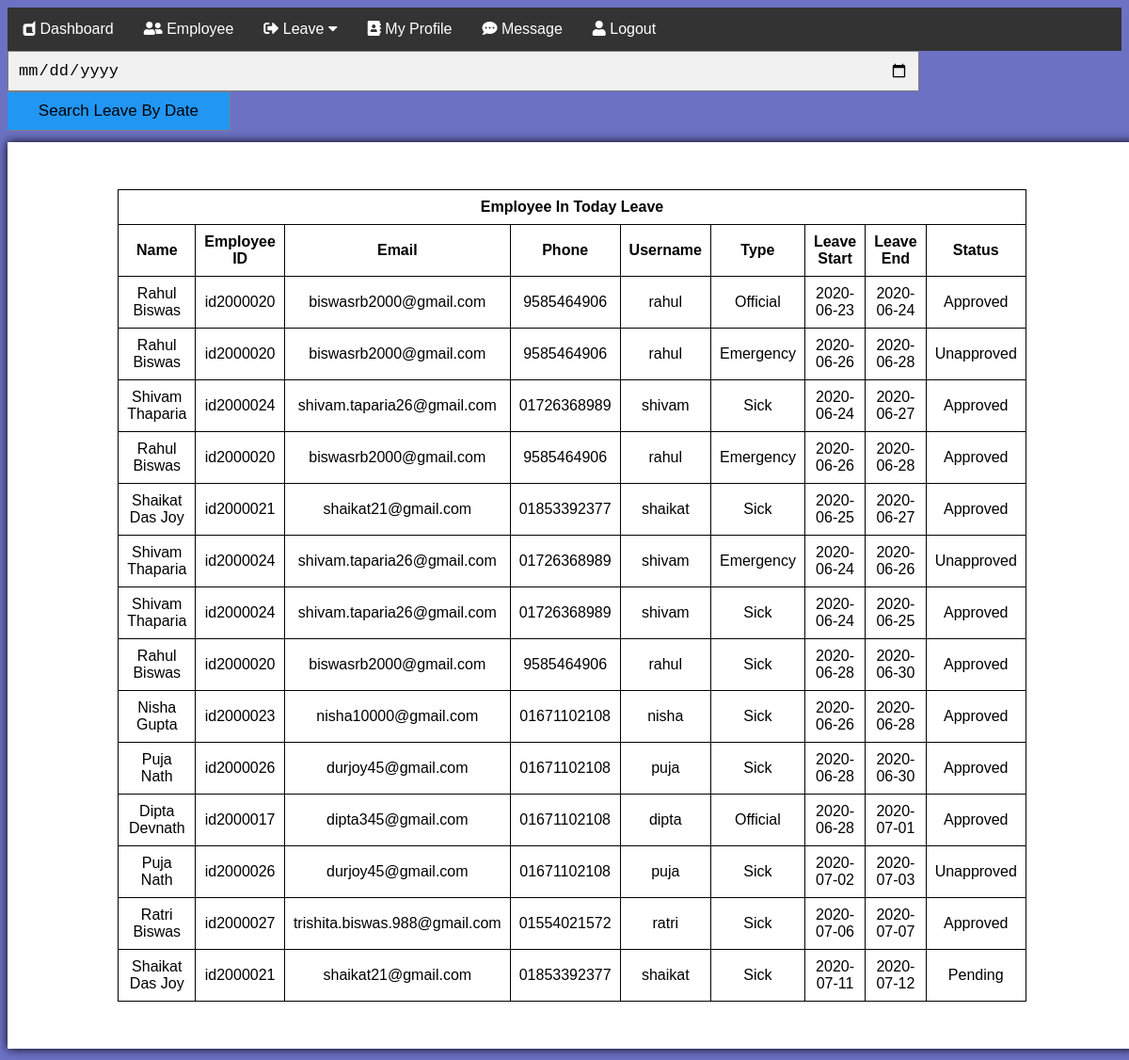
The app's page /searchleave.php with its own data.
### tables this page shows
CREATE TABLE `apply` (
  `id` int(120) NOT NULL,
  `name` varchar(120) NOT NULL,
  `emp` varchar(120) NOT NULL,
  `email` varchar(120) NOT NULL,
  `phn` varchar(120) NOT NULL,
  `username` varchar(120) NOT NULL,
  `type` varchar(120) NOT NULL,
  `start` date NOT NULL DEFAULT current_timestamp(),
  `end` date NOT NULL,
  `status` varchar(120) NOT NULL
);

### searchleave.php (the view, shortened to what this page needs)
<!DOCTYPE html>
<html>
<head>
<link rel="stylesheet" href="https://cdnjs.cloudflare.com/ajax/libs/font-awesome/5.12.1/css/all.min.css">
<link href="style.css" rel="stylesheet" type="text/css">
</head>
<body>
<div class="navbar" id="mynavbar">
  <a href="dashboard.php"><i class="fab fa-dashcube"></i> Dashboard</a>
  <a href="add.php"><i class="fas fa-user-friends"></i> Employee</a>
  <div class="dropdown">
    <button class="dropbtn"><i class="fas fa-sign-out-alt"></i> Leave
      <i class="fa fa-caret-down"></i>
    </button>
  </div>
  <a href="profile.php"><i class="fas fa-address-book"></i> My Profile</a>
  <a href="msg.php"><i class="fas fa-comment-dots"></i>  Message</a>
  <a href="logout.php"> <i class="fas fa-user"></i>  Logout</a>
</div>
<form class="example" action="" method="GET">
  <input type="date" placeholder="Search.." name="start">
  <input type="submit" name="search" value="Search Leave By Date"></i>
</form>
<div class="box">
<center>
<div class="table">
    <table id="customers">
    <tr>
    <th colspan="13"  style="text-align:center"> Employee In Today Leave</th></tr>
        <tr>
        <tr>
          <th style="text-align:center">Name</th>
          <th style="text-align:center">Employee ID</th>
          <th style="text-align:center">Email</th>
          <th style="text-align:center">Phone</th>
          <th style="text-align:center">Username</th>
          <th style="text-align:center">Type</th>
          <th style="text-align:center">Leave Start</th>
          <th style="text-align:center">Leave End</th>
          <th style="text-align:center">Status</th>
</tr>
        <?php
$connection = mysqli_connect("localhost","root","");
   if(isset($_GET['search']))
   {
       $start = $_GET['start'];
       $q = "select * from apply where start like '%$start%' ";
   }
   else{
       $q = "select * from apply ";
   }
$query = mysqli_query($connection,$q);
while($res = mysqli_fetch_array($query)){
  ?>
  <td style="text-align:center"> <?php echo $res['name'];  ?> </td>
 <td style="text-align:center"> <?php echo $res['emp'];  ?> </td>
 <td style="text-align:center"> <?php echo $res['email'];  ?> </td>
 <td style="text-align:center"> <?php echo $res['phn'];  ?> </td>
 <td style="text-align:center"> <?php echo $res['username'];  ?> </td>
 <td style="text-align:center"> <?php echo $res['type'];  ?> </td>
 <td style="text-align:center"> <?php echo $res['start'];  ?> </td>
 <td style="text-align:center"> <?php echo $res['end'];  ?> </td>
 <td style="text-align:center"> <?php echo $res['status'];  ?> </td>
        </tr>
<?php
}
 ?>
          </table>
</center>
</div>
</body>
</html>

### style.css (style rules this page uses)
body { font-family: Arial, Helvetica, sans-serif; background-color:#6c71c4; }
.navbar { overflow: hidden; background-color: #333; }
.navbar a { float: left; font-size: 16px; color: white; text-align: center; padding: 14px 16px; text-decoration: none; }
.dropdown { float: left; overflow: hidden; }
.dropdown .dropbtn { font-size: 16px; border: none; outline: none; color: white; padding: 14px 16px; background-color: inherit; font-family: inherit; margin: 0; }

### searchleave.php (style rules this page uses)
form.example input[type=date] { padding: 10px; font-size: 17px; border: 1px solid grey; float: left; width: 80%; background: #f1f1f1; }
form.example input[type=submit] { float: left; width: 20%; padding: 10px; background: #2196F3; color: black; font-size: 17px; border: 1px solid grey; border-left: none; cursor: pointer; }
form.example::after { content: ""; clear: both; display: table; }
table, th, td { border: 1px solid black; border-collapse: collapse; width: 60%; }
th, td { padding: 9px; text-align: left; }
.box { width:1100px; padding: 50px; background: white; margin: 150px auto; box-shadow: 0 0 10px; margin-top: 1%; margin-bottom: 1%; }

### records on screen
apply: name "Rahul Biswas", emp "id2000020", email "biswasrb2000@gmail.com", phn "9585464906", username "rahul", type "Official", start "2020-06-23", end "2020-06-24", status "Approved"
apply: name "Rahul Biswas", emp "id2000020", email "biswasrb2000@gmail.com", phn "9585464906", username "rahul", type "Emergency", start "2020-06-26", end "2020-06-28", status "Unapproved"
apply: name "Shivam Thaparia", emp "id2000024", email "shivam.taparia26@gmail.com", phn "01726368989", username "shivam", type "Sick", start "2020-06-24", end "2020-06-27", status "Approved"
apply: name "Rahul Biswas", emp "id2000020", email "biswasrb2000@gmail.com", phn "9585464906", username "rahul", type "Emergency", start "2020-06-26", end "2020-06-28", status "Approved"
apply: name "Shaikat Das Joy", emp "id2000021", email "shaikat21@gmail.com", phn "01853392377", username "shaikat", type "Sick", start "2020-06-25", end "2020-06-27", status "Approved"
apply: name "Shivam Thaparia", emp "id2000024", email "shivam.taparia26@gmail.com", phn "01726368989", username "shivam", type "Emergency", start "2020-06-24", end "2020-06-26", status "Unapproved"
apply: name "Shivam Thaparia", emp "id2000024", email "shivam.taparia26@gmail.com", phn "01726368989", username "shivam", type "Sick", start "2020-06-24", end "2020-06-25", status "Approved"
apply: name "Rahul Biswas", emp "id2000020", email "biswasrb2000@gmail.com", phn "9585464906", username "rahul", type "Sick", start "2020-06-28", end "2020-06-30", status "Approved"
apply: name "Nisha Gupta", emp "id2000023", email "nisha10000@gmail.com", phn "01671102108", username "nisha", type "Sick", start "2020-06-26", end "2020-06-28", status "Approved"
apply: name "Puja Nath", emp "id2000026", email "durjoy45@gmail.com", phn "01671102108", username "puja", type "Sick", start "2020-06-28", end "2020-06-30", status "Approved"
apply: name "Dipta Devnath", emp "id2000017", email "dipta345@gmail.com", phn "01671102108", username "dipta", type "Official", start "2020-06-28", end "2020-07-01", status "Approved"
apply: name "Puja Nath", emp "id2000026", email "durjoy45@gmail.com", phn "01671102108", username "puja", type "Sick", start "2020-07-02", end "2020-07-03", status "Unapproved"
apply: name "Ratri Biswas", emp "id2000027", email "trishita.biswas.988@gmail.com", phn "01554021572", username "ratri", type "Sick", start "2020-07-06", end "2020-07-07", status "Approved"
apply: name "Shaikat Das Joy", emp "id2000021", email "shaikat21@gmail.com", phn "01853392377", username "shaikat", type "Sick", start "2020-07-11", end "2020-07-12", status "Pending"
